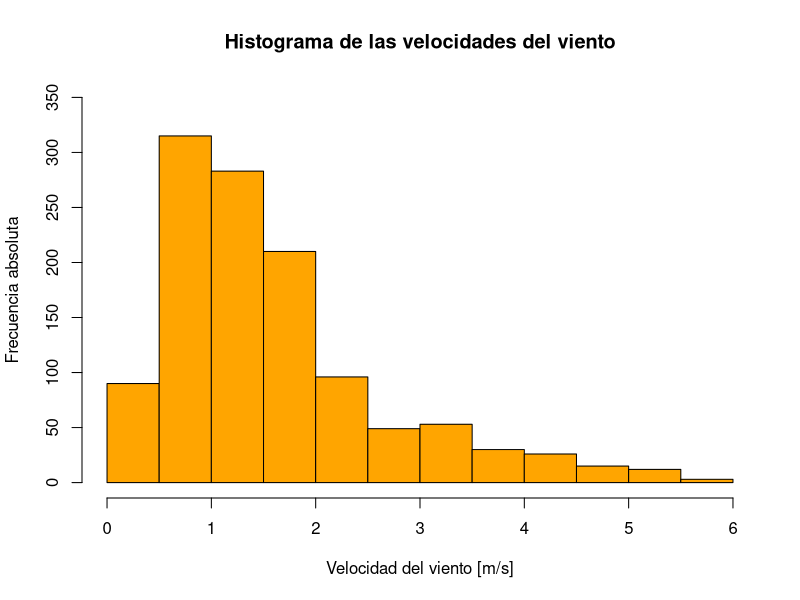

Generate this figure with R:
## ---- chunk 1
knitr::opts_chunk$set(echo = TRUE)
## ---- chunk 2
wind_data <- read.csv("./velocidad-viento-duitama-boyaca.csv")
## ---- chunk 3
wind_data <- subset(wind_data, select = c("ValorObservado"))
colnames(wind_data) <- c("wind_speed")
head(wind_data)
## ---- chunk 4
hist(wind_data$wind_speed,
     ylim = c(0, 350),
     col = "orange",
     main = "Histograma de las velocidades del viento",
     xlab = "Velocidad del viento [m/s]",
     ylab = "Frecuencia absoluta")
## ---- chunk 5
p <- function(v) {
  if(v > 4 & v <= 14) return((25.12 - 39.05*v + 7.21*(v^2)) * 1.5)
  else if(v > 14 & v <= 20) return(1500)
  else return(0)
}
